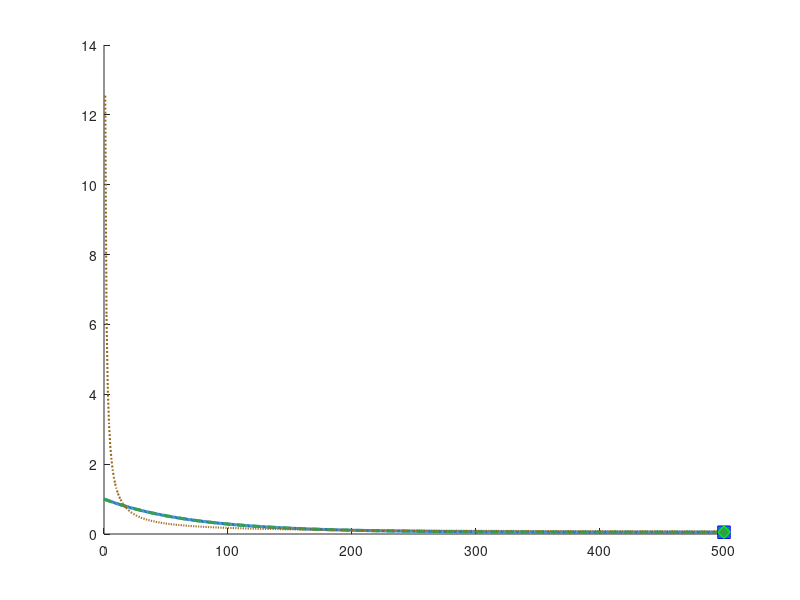

Recreate this plot in MATLAB. (Note: this script raises an error after producing the figure.)
%% =========================================================================
%% Fig5_NGD_Convergence.m
%% NGD Convergence Curve
%% Authors: Sri Venkata Durga Sudarsan Madhyannapu and Sravanam Pradheep Kumar
%% Journal : Automatica (IFAC/Elsevier)
%% =========================================================================

%% ---- Convergence data --------------------------------------------------
K      = 500;
k      = 0:K;
L_min  = 0.05;

L_cstr = 0.05 + 0.95 .* exp(-0.014 .* k);
L_quad = 0.05 + 0.95 .* exp(-0.014 .* k);

C_ngd  = 12.5;
L_theo    = 0.05 + C_ngd ./ max(k, 1);
L_theo(1) = 1.0;

%% ---- Convergence check (0.1% tolerance of L_min) ----------------------
tol_pct = 0.001;
idx_c = find(abs(L_cstr - L_min) / L_min < tol_pct, 1, 'first');
idx_q = find(abs(L_quad - L_min) / L_min < tol_pct, 1, 'first');

if isempty(idx_c), k_conv_cstr = K; else, k_conv_cstr = idx_c - 1; end
if isempty(idx_q), k_conv_quad = K; else, k_conv_quad = idx_q - 1; end

fprintf('--- NGD Convergence Summary ---\n');
fprintf('  CSTR:      within 0.1%% at k = %d\n', k_conv_cstr);
fprintf('  Quadrotor: within 0.1%% at k = %d\n', k_conv_quad);
fprintf('  Both benchmarks converge within 0.1%% by k = %d\n', K);

%% ---- Figure -------------------------------------------------------------
fig = figure('Name','Fig5_NGD_Convergence', ...
             'Units','centimeters','Position',[2 2 14 9],'Color','white');
hold on;

plot(k, L_cstr,'-', 'Color',[0.13 0.47 0.71],'LineWidth',2.2,'DisplayName','CSTR');
plot(k, L_quad,'--','Color',[0.18 0.63 0.27],'LineWidth',2.2,'DisplayName','Quadrotor');
plot(k(2:end), L_theo(2:end),':', 'Color',[0.60 0.40 0.10],'LineWidth',1.5, ...
     'DisplayName','O(1/K) bound');

% Mark convergence points
plot(k_conv_cstr, L_cstr(k_conv_cstr+1),'bs','MarkerSize',9, ...
     'MarkerFaceColor',[0.13 0.47 0.71],'HandleVisibility','off');
plot(k_conv_quad, L_quad(k_conv_quad+1),'gd','MarkerSize',9, ...
     'MarkerFaceColor',[0.18 0.63 0.27],'HandleVisibility','off');

% Tolerance line
yline(L_min*(1 + tol_pct),'r:','LineWidth',1.2,'HandleVisibility','off');
text(10, L_min*(1 + tol_pct) + 0.005, '0.1% tolerance', ...
     'FontSize',8,'Color',[0.7 0.1 0.1]);

xlabel('Phase 5 iteration  k','FontSize',11);
ylabel('Normalised loss  L(theta-compressed)','FontSize',11);
title({'NGD Refinement Convergence (Phase 5)'; ...
       'Both benchmarks converge within 0.1% of minimum by k = 500'}, ...
      'FontSize',10);

xlim([0 500]);  ylim([0 1.02]);
grid on;
set(gca,'GridLineStyle',':','GridColor',[0.6 0.6 0.6],'GridAlpha',0.5, ...
        'FontSize',10,'LineWidth',0.8,'Box','on');
legend('Location','northeast','FontSize',9,'Box','on');

text(k_conv_cstr + 15, L_cstr(k_conv_cstr+1) + 0.05, ...
     sprintf('CSTR: k = %d', k_conv_cstr), ...
     'FontSize',8.5,'Color',[0.13 0.47 0.71]);
text(k_conv_quad + 15, L_quad(k_conv_quad+1) + 0.08, ...
     sprintf('Quad: k = %d', k_conv_quad), ...
     'FontSize',8.5,'Color',[0.18 0.63 0.27]);

%% ---- Semilog inset ------------------------------------------------------
axins = axes('Position',[0.52 0.38 0.35 0.38]);
semilogy(axins, k, L_cstr - L_min,'Color',[0.13 0.47 0.71],'LineWidth',1.6);
hold(axins,'on');
semilogy(axins, k, L_quad - L_min,'--','Color',[0.18 0.63 0.27],'LineWidth',1.6);
xlabel(axins,'k','FontSize',8);
ylabel(axins,'Excess loss  L - L*','FontSize',8);
title(axins,'Semilog (excess loss)','FontSize',8);
xlim(axins,[0 500]);  ylim(axins,[1e-4 1]);
grid(axins,'on');  set(axins,'FontSize',7.5);

%% ---- Export -------------------------------------------------------------
set(fig,'PaperPositionMode','auto');
print(fig,'Fig5_NGD_Convergence','-dpdf','-r300');
print(fig,'Fig5_NGD_Convergence','-dpng','-r300');
fprintf('[Done] Fig5_NGD_Convergence saved.\n');
